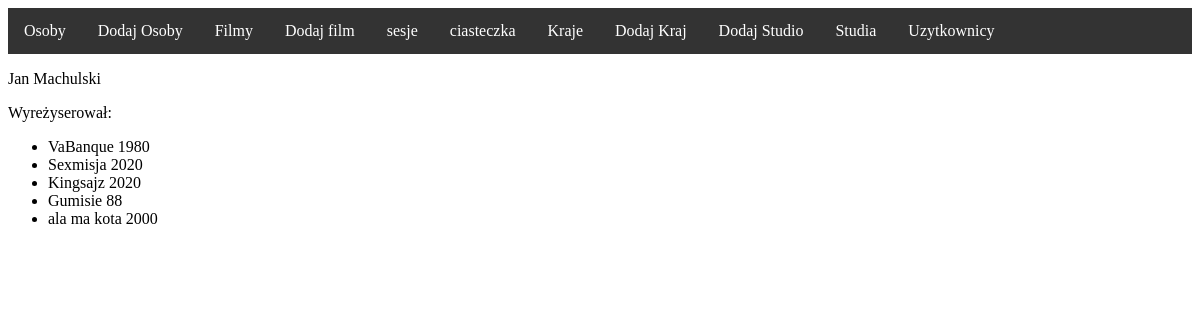
Screenshot of /person/1/ with the database file from the repository.
### filmweb/models.py (models this page shows, shortened)
class Person(models.Model):
    first_name = models.CharField(max_length=20)
    last_name = models.CharField(max_length=20)

class Movie(models.Model):
    title = models.CharField(max_length=20)
    year = models.IntegerField()
    directed_by = models.ForeignKey(Person, on_delete=models.CASCADE, null=True, related_name='directed')
    actors = models.ManyToManyField(Person, related_name='played_in')
    studio = models.ForeignKey(Studio, on_delete=models.CASCADE,default=1)
    def __str__(self):
        return f"{self.title} {self.year}"

### filmweb/views.py (the view)
# urls.py: path('person/<int:id>/', views.detail_person_view, name='person'),
def detail_person_view(request, id):
    object = Person.objects.get(id=id)
    if request.method == 'GET':
        return render(request, "person_detail.html", {'person':object})

### templates/person_detail.html
{% extends 'base.html' %}
{% block content %}
<div>
    <p>    {{ person.first_name }} {{ person.last_name }}</p>
<p>Wyreżyserował:</p>
    <ul>
        {% for movie in person.directed.all %}
            <li>{{ movie }}</li>
        {% endfor %}
    </ul>
</div>
{% endblock %}

### rows the page displays
Person: first_name "Jan", last_name "Machulski"
Movie: title+year "VaBanque 1980"
Movie: title+year "Sexmisja 2020"
Movie: title+year "Kingsajz 2020"
Movie: title+year "Gumisie 88"
Movie: title+year "ala ma kota 2000"
